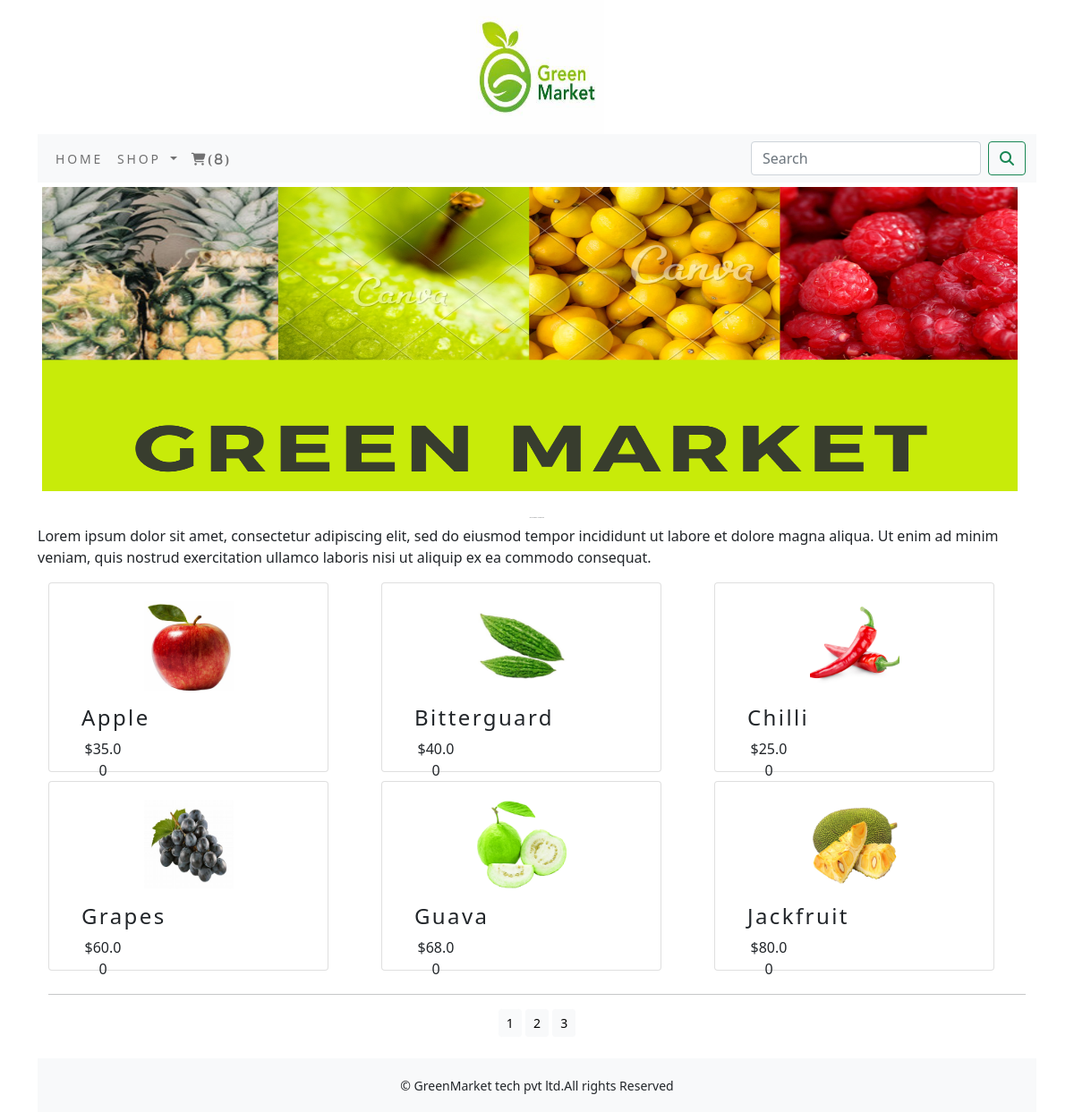
Screenshot of /shop3/ with the database file from the repository.
### shop3/models.py (models this page shows, shortened)
class Product(models.Model):
    name=models.CharField(max_length=250,unique=True)
    slug=models.SlugField(max_length=250,unique=True)
    description=models.TextField(blank=True)
    price=models.DecimalField(max_digits=10,decimal_places=2)
    category=models.ForeignKey(Category,on_delete=models.CASCADE)
    image=models.ImageField(upload_to='product',blank=True)
    stock=models.IntegerField()
    available=models.BooleanField(default=True)
    created=models.DateTimeField(auto_now_add=True)
    updated=models.DateTimeField(auto_now=True)
    def get_url(self):
        return reverse('shop3:prodCatdetail',args=[self.category.slug,self.slug])
    class Meta:
        ordering=('name',)
        verbose_name='product'
        verbose_name_plural='products'
    def product():
        return None

### shop3/views.py (the view)
# urls.py: path('', views.allProdCat, name='allProdCat'),
def allProdCat(request,c_slug=None):
     c_page=None
     products_list=None
     if c_slug!=None:
         c_page=get_object_or_404(Category,slug=c_slug)
         products_list=Product.objects.all().filter(category=c_page,available=True)
     else:
         products_list=Product.objects.all().filter(available=True)
     paginator=Paginator(products_list,6)
     try:
         page=int(request.GET.get('page','1'))
     except:
         page=1
     try:
         products=paginator.page(page)
     except (EmptyPage,InvalidPage):
         products=paginator.page(paginator.num_pages)
     return render(request,"category.html",{'category':c_page,'products':products})

### cart/context_processors.py (called while the page is built)
def counter(request):
    item_count=0
    if 'admin' in request.path:
        return {}
    else:
        try:
            cart=Cart.objects.filter(cart_id=_cart_id(request))
            cart_items=CartItem.objects.all().filter(cart=cart[:1])
            for cart_item in cart_items:
               item_count += cart_item.quantity
        except Cart.DoesNotExist:
            item_count=0
    return dict(item_count=item_count)

### cart/views.py (called while the page is built)
def _cart_id(request):
    cart=request.session.session_key
    if not cart:
        cart=request.session.create()
        return cart

### shop3/context_processors.py (called while the page is built)
def menu_links(request):
    links=Category.objects.all()
    return dict(links=links)

### shop3/models.py (called while the page is built)
    def get_url (self):
        return reverse('shop3:products_by_category',args=[self.slug])

### templates/category.html (shortened to what this page needs)
{% extends 'base.html' %}
{% load static %}
{% block content %}
<div class="mx_auto">
    {% if category %}
    <img class="my_image" src="{{category.image.url}}" alt="{{category.name}}" style="width:400px;height=400px;">
</div>
   <br>
<div>
    <h1 class="text-center my_title">{{category.name}}</h1>
    <p class="text-justify">{{category.description}}</p>
</div>
     {% else %}
<div>
    <img class="my_image my_image_padding" src="{% static 'img/banner1.png' %}" alt="our products" style="width:1100px;height:350PX;">
</div>
<br>
<div>
    <h1 class="text-center my_title"> Our products collections</h1>
    <p class="text-justify">Lorem ipsum dolor sit amet, consectetur adipiscing elit, sed do eiusmod tempor incididunt ut labore et dolore magna aliqua. Ut enim ad minim veniam, quis nostrud exercitation ullamco laboris nisi ut aliquip ex ea commodo consequat.</p>
</div>
     {% endif %}
<div class="container">
    <div class="row mx_auto">
        {% for product in products.object_list %}
        <div class="my_bottom_margin col-9 col-sm-12  col-md-4  xol-lg-4 ">
            <div class="card text-center" style="width:90%; height:100%; padding:20px;">
                <a href="{{product.get_url}}"><img class="card-img-top my_image" src="{{product.image.url}}" style="width:100px;height:100px;" alt="{{product.name}}" > </a>
            <div class="card-body" style=" width:80px; height:70px;">
                <h4>{{product.name}}</h4>
                <p>${{product.price}}</p>
            </div>
            </div>
        </div>
        {% endfor %}
    </div>
    <div class="mx-auto">
        {% if products.paginator.num_pages > 1 %}
        <hr>
        <div class="text-center">
           {% for pg in products.paginator.page_range %}
             <a href="?page={{pg}}" class="btn btn-light btn-sm {% if products.number == pg %} active {% endif %}">{{pg}}</a>
           {% endfor %}
        </div>
        {% endif %}
    </div>
    <br>
</div>
{% endblock %}

### templates/base.html (shortened to what this page needs)
{% load static %}
<!DOCTYPE html>
<html lang="en">
<head>
    <link rel="stylesheet" href="{% static 'css/custom.css' %}">
    <link href="{% static 'css/bootstrap.min.css' %}" rel="stylesheet">
</head>
<body>
<div class="container">
{% include 'header.html' %}
{% include 'nav.html' %}
{% block content %}
{% endblock %}
   </div>
{% include 'footer.html' %}
</body>
</body>
</html>

### templates/header.html
{% load static %}
<header>
    <center>
        <a href="{% url 'shop3:allProdCat' %}"> <img src="{% static 'img/logo1.png' %}" alt="logimage" width="150px;" height="150px;"></a>
    </center>
</header>

### templates/nav.html (shortened to what this page needs)
<nav class="navbar navbar-expand-lg navbar-light bg-light">
  <div class="container-fluid">
    <div class="collapse navbar-collapse" id="navbarSupportedContent">
      <ul class="navbar-nav me-auto mb-2 mb-lg-0">
        <li class="nav-item">
          <a class="nav-link" href="#">Home</a>
        </li>
        <li class="nav-item dropdown {% if 'shop3' in request.path %} active {% endif %}">
          <a class="nav-link dropdown-toggle" href="#" id="navbarDropdown" role="button" data-bs-toggle="dropdown" aria-expanded="false">
            Shop
          </a>
        </li>
        {% if item_count > 0 %}
        <li class="nav-item">
          <a class="nav-link " href="{% url 'cart:cart_detail' %}" ><i class="fa fa-shopping-cart">({{item_count}})</i></a>
        </li>
        {% endif %}
      </ul>
      <form class="d-flex" action="{% url 'search_app:SearchResult' %}" method="get">
        <input class="form-control me-2" type="search" placeholder="Search" name="q" aria-label="Search">
        <button class="btn btn-outline-success" type="submit"><i class="fa fa-search"></i></button>
      </form>
    </div>
  </div>
</nav>

### templates/footer.html
<div class="footer navbar-fixed-bottom my_footer">
    <p class="text-center"> &copy; GreenMarket tech pvt ltd.All rights Reserved</p>
</div>

### static/css/custom.css (style rules this page uses)
body { font-family: 'Roboto', sans-serif; }
.nav-item { letter-spacing : .2em; font-size :14px; text-transform :uppercase; }
.my_footer { background-color:#f8f9fa; height:60px; }
.my_footer p { padding-top:20px; font-size:14px; }
.my_title { font-size:1px; text_transform:uppercase; letter-spacing:.2em; }
.my_image_padding { padding:5px; style="width:10px;height:10px; align-my_image:center; }
.my_bottom_margin { margin-bottom:10px; }
.card-body h4 { font-size:24px; display:flex; letter-spacing:.1em; }

### rows the page displays
Product: image (picture), name "Apple", price "35.00"
Product: image (picture), name "Bitterguard", price "40.00"
Product: image (picture), name "Chilli", price "25.00"
Product: image (picture), name "Grapes", price "60.00"
Product: image (picture), name "Guava", price "68.00"
Product: image (picture), name "Jackfruit", price "80.00"

### other values shown
{{ item_count }} "8"
{{ pg }} "1" "2" "3"
